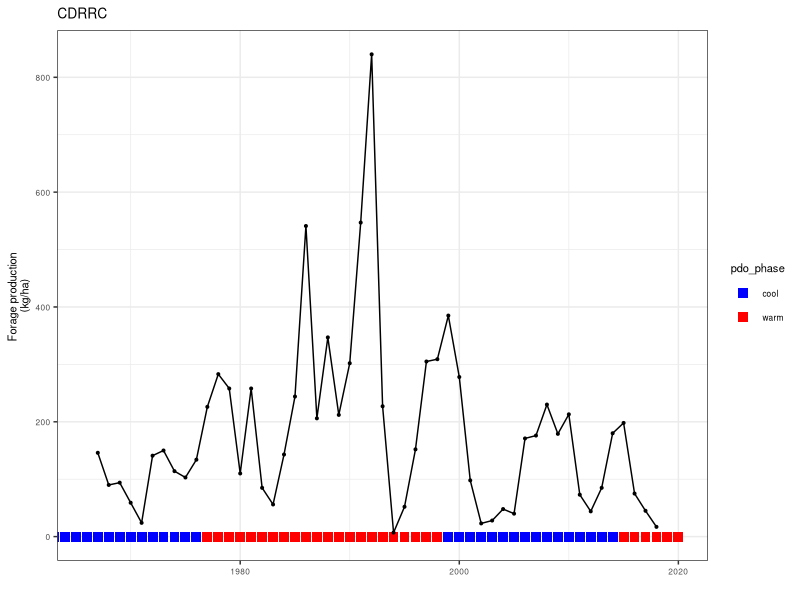
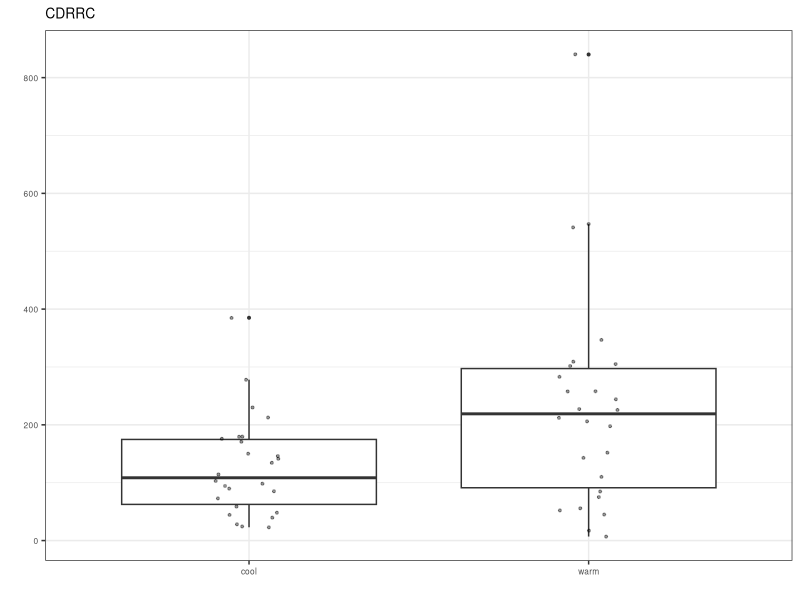
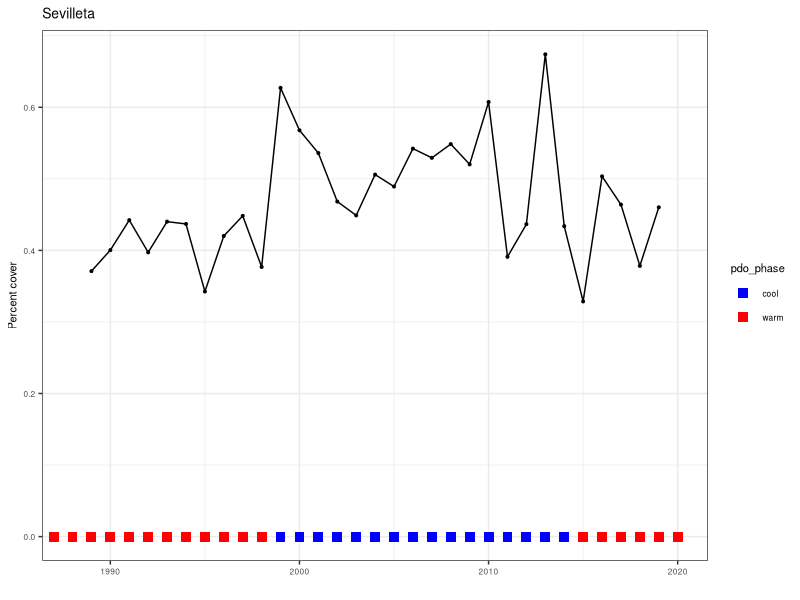
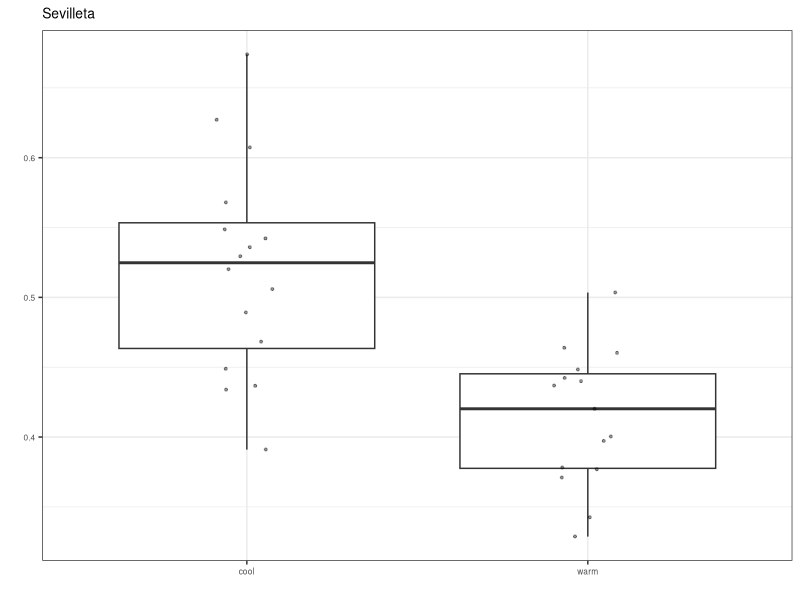
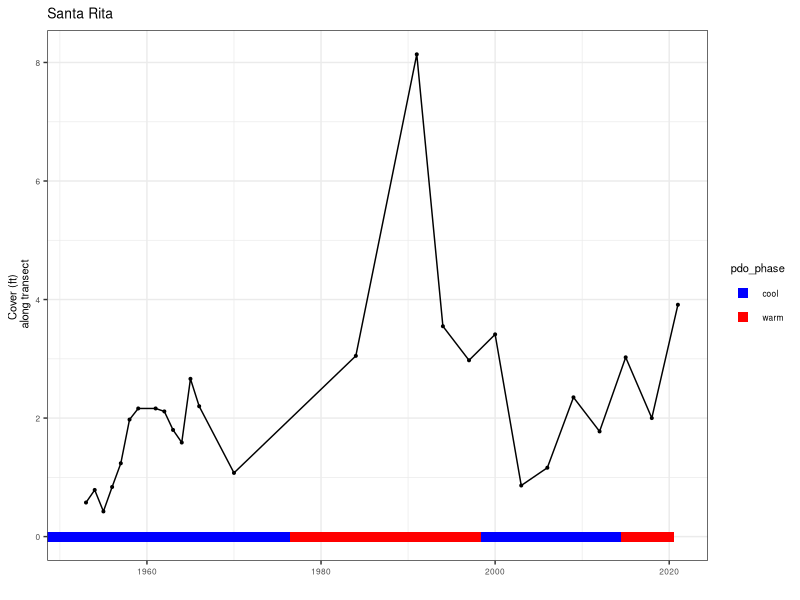
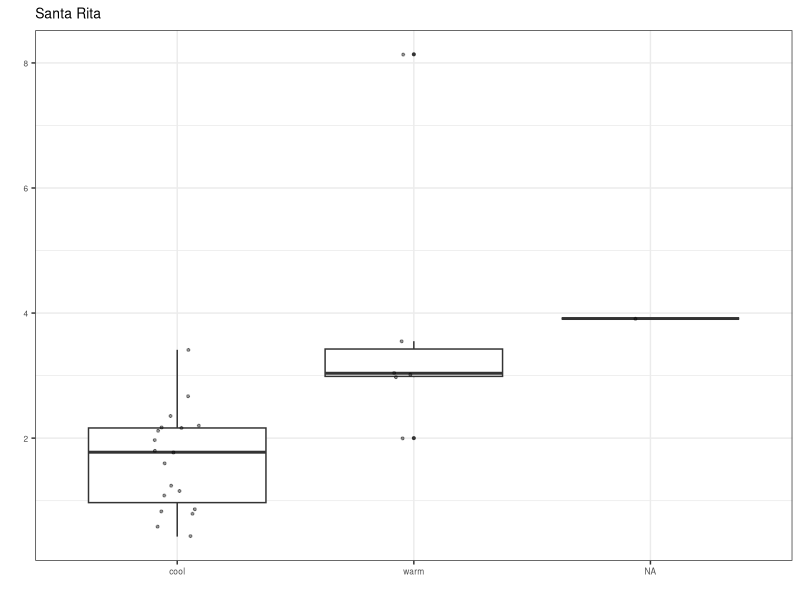
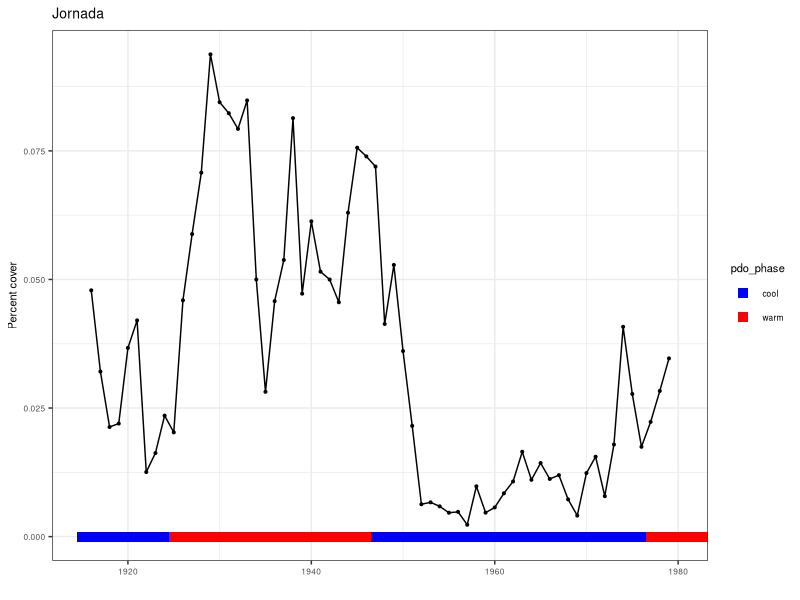
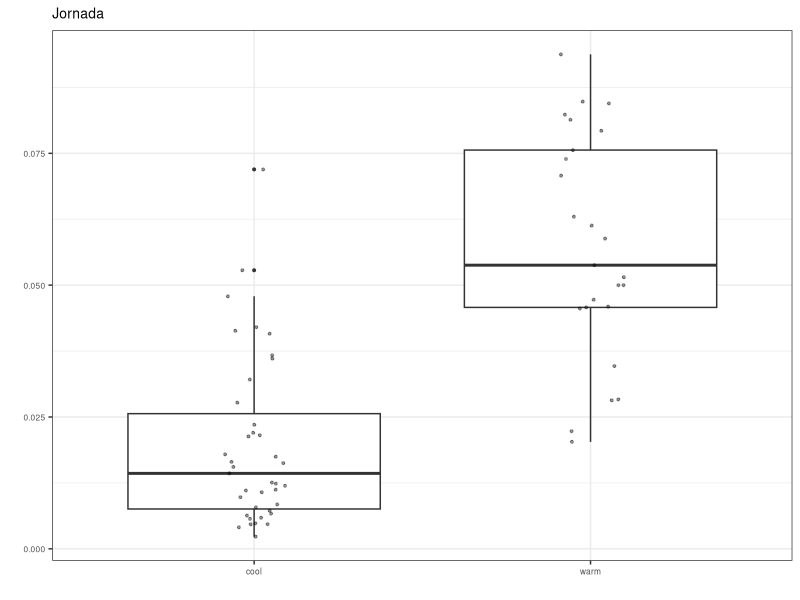

R code for these plots, in order:
#' Testing for effect of PDO using other vegetation data sets from the area
#' 
#' Processing of raw data from each site is done in other scripts
#' 
#' last run: 6/2/22

library(ggplot2)
library(dplyr)
library(ggpubr)
library(emmeans)

# read in PDO phases
pdo = read.csv('data/PDO_phases_byyear.csv')
# PDO time periods
pdophases = mutate(pdo, yint=rep(0))


# ========================================================
# NMSU college ranch (CDRRC)
# data is kg/ha, "forage" may include species other than perennial grasses

# forage production data from college ranch
cdrrc = read.csv('other data sets/CDRRC/CDRRC pasture 1 long term forage production.csv', skip=2) %>%
  mutate(year = as.numeric(year)) %>%
  rename(forage = forage.production..kg.ha.1.) %>%
  dplyr::filter(!is.na(year))

# plot timeseries
cdrrc_figure = ggplot(cdrrc, aes(x=year, y=forage)) +
  geom_point(data=pdophases, aes(x=year, y=yint, color = pdo_phase), size=3, shape=15) +
  geom_point(size=.7) +
  geom_line() +
  xlab('') +
  ylab('Forage production \n(kg/ha)') +
  ggtitle('CDRRC') +
  
  scale_color_manual(values=c('blue','red')) +
  coord_cartesian(xlim=c(1966,2020)) +
  theme_bw() +
  theme(axis.text=element_text(size=6), axis.title=element_text(size=8), legend.text=element_text(size=6), legend.title=element_text(size=8),
        plot.title=element_text(size=10))
cdrrc_figure

# boxplot: significant difference between phases?
cdrrc_pdo = merge(cdrrc, pdo, all.x=T)
cdrrcbox = ggplot(cdrrc_pdo, aes(x=pdo_phase, y=forage)) +
  geom_boxplot(na.rm=T, outlier.size=.7) +
  geom_jitter(width=.1, alpha=.4, na.rm=T, size=.7)+
  #ylab('Forage production (kg/ha)') +
  ylab('') +
  ggtitle('CDRRC') +
  xlab('') +
  theme_bw() +
  theme(axis.text=element_text(size=6), axis.title=element_text(size=8), legend.text=element_text(size=6), legend.title=element_text(size=8),
        plot.title=element_text(size=10))
cdrrcbox

# is there a significant difference?
cdrrc.aov <- aov(forage ~ pdo_phase, data=cdrrc_pdo)
summary(cdrrc.aov)
# significantly different

# get estimated marginal means
emmeans(cdrrc.aov, ~ pdo_phase)


# ========================================================
# Sevilleta 
# line point intercept transects 
# used FP location because other location had a fire in 2009
# Sum of all perennial grass cover
# Used max of spring and fall samplings per year (following Collins et al 2020)

sev = read.csv('other data sets/SEV/SEV_transects_1989_2019.csv')

# convert to % cover
sev_pct = sev %>% 
  mutate(pct_cover = total_grass/400) 

# plot timeseries
sev_figure = ggplot(sev_pct, aes(x=year, y=pct_cover)) +
  geom_point(size=.7) +
  geom_line() +
  xlab('') +
  ylab('Percent cover') +
  ggtitle('Sevilleta') +
  geom_point(data=pdophases, aes(x=year, y=yint, color = pdo_phase), size=3, shape=15) +
  scale_color_manual(values=c('blue','red')) +
  coord_cartesian(xlim=c(1988,2020)) +
  theme_bw() +
  theme(axis.text=element_text(size=6), axis.title=element_text(size=8), legend.text=element_text(size=6), legend.title=element_text(size=8),
        plot.title=element_text(size=10))
sev_figure

# boxplot: significant difference between phases?
sev_pdo = merge(sev_pct, pdo, all.x=T)
sevbox = ggplot(sev_pdo, aes(x=pdo_phase, y=pct_cover)) +
  geom_boxplot(na.rm=T, outlier.size=.7) +
  geom_jitter(width=.1, alpha=.4, na.rm=T, size=.7)+
  #ylab('Percent cover') +
  ylab('') +
  ggtitle('Sevilleta') +
  xlab('') +
  theme_bw() +
  theme(axis.text=element_text(size=6), axis.title=element_text(size=8), legend.text=element_text(size=6), legend.title=element_text(size=8),
        plot.title=element_text(size=10))
sevbox

# is there a significant difference? aov
sev.aov <- aov(pct_cover ~ pdo_phase, data=sev_pdo)
summary(sev.aov)
# significantly different

# get estimated marginal means
emmeans(sev.aov, ~ pdo_phase)

# ==========================================================
# santa rita
# these data are based on 8 transects in pasture 8 -- the longest-running data (1953-2021)
# I summed grass species for each transect and took the mean of the 8 transects
sr_dat = read.csv('other data sets/santa rita/transects/pasture8_transects_mean.csv')

# plot timeseries
sr_figure = ggplot(sr_dat, aes(x=year, y=mean_grass)) +
  geom_point(size=.7) +
  geom_line() +
  xlab('') +
  ylab('Cover (ft) \n along transect') +
  ggtitle('Santa Rita') +
  geom_point(data=pdophases, aes(x=year, y=yint, color = pdo_phase), size=3, shape=15) +
  scale_color_manual(values=c('blue','red')) +
  coord_cartesian(xlim=c(1952,2021)) +
  theme_bw() +
  theme(axis.text=element_text(size=6), axis.title=element_text(size=8), legend.text=element_text(size=6), legend.title=element_text(size=8),
        plot.title=element_text(size=10))
sr_figure

# boxplot: significant difference between phases?
sr_pdo = merge(sr_dat, pdo, all.x=T)
srbox = ggplot(sr_pdo, aes(x=pdo_phase, y=mean_grass)) +
  geom_boxplot(na.rm=T, outlier.size = .7) +
  geom_jitter(width=.1, alpha=.4, na.rm=T, size=.7)+
  #ylab('Percent cover') +
  ylab('') +
  ggtitle('Santa Rita') +
  xlab('') +
  theme_bw() +
  theme(axis.text=element_text(size=6), axis.title=element_text(size=8), legend.text=element_text(size=6), legend.title=element_text(size=8),
        plot.title=element_text(size=10))
srbox

# is there a significant difference? aov
sr.aov <- aov(mean_grass ~ pdo_phase, data=sr_pdo)
summary(sr.aov)
# different

# get estimated marginal means
emmeans(sr.aov, ~ pdo_phase)


# =========================================================
# Jornada quadrats for comparison
jrngrass = read.csv('data/grass_median_yearly.csv') %>% dplyr::filter(project_year<1995)

# plot timeseries
jrn_figure = ggplot(jrngrass, aes(x=project_year, y=median_grass)) +
  geom_point(data=pdophases, aes(x=year, y=yint, color = pdo_phase), size=3, shape=15) +
  geom_point(size=.7) +
  geom_line() +
  xlab('') +
  ylab('Percent cover') +
  ggtitle('Jornada') +
  
  scale_color_manual(values=c('blue','red')) +
  coord_cartesian(xlim=c(1915,1980)) +
  theme_bw() +
  theme(axis.text=element_text(size=6), axis.title=element_text(size=8), legend.text=element_text(size=6), legend.title=element_text(size=8),
        plot.title=element_text(size=10))
jrn_figure

# boxplot: significant difference between phases?
jrn_pdo = merge(jrngrass, pdo, by.x = 'project_year', by.y='year', all.x=T)
jrnbox = ggplot(jrn_pdo, aes(x=pdo_phase, y=median_grass)) +
  geom_boxplot(na.rm=T, outlier.size=.7) +
  geom_jitter(width=.1, alpha=.4, na.rm=T, size=.7)+
  #ylab('Percent cover') +
  ylab('') +
  ggtitle('Jornada') +
  xlab('') +
  theme_bw() +
  theme(axis.text=element_text(size=6), axis.title=element_text(size=8), legend.text=element_text(size=6), legend.title=element_text(size=8),
        plot.title=element_text(size=10))

jrnbox

# is there a significant difference? aov
jrn.aov <- aov(median_grass ~ pdo_phase, data=jrn_pdo)
summary(jrn.aov)
# significantly different

# get estimated marginal means
emmeans(jrn.aov, ~ pdo_phase)


# ===========================================================
# combine into multi-part figures

allplots = ggpubr::ggarrange(jrn_figure, jrnbox, cdrrc_figure, cdrrcbox, sr_figure, srbox, sev_figure, sevbox, 
                             nrow=4, ncol=2, common.legend=T, legend='bottom', labels='AUTO')
allplots
#ggsave('Figures/other_data_multifigure.png', plot=allplots, width=5, height=8)
ggsave('Figures/2023_04/Fig3.tiff', plot=allplots, width=8.5, height=16, units='cm', dpi=600)
